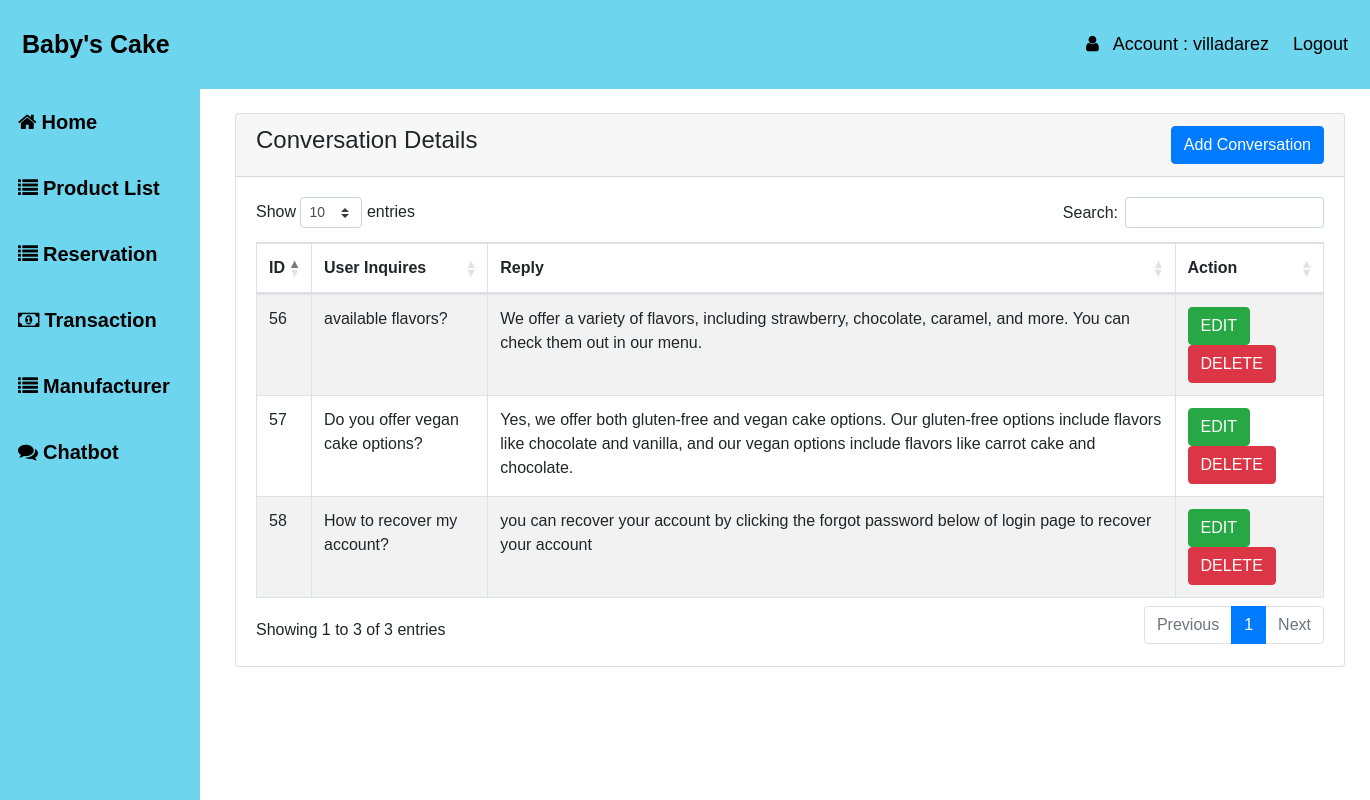
/chatbot.php (signed in), run on the app's committed database.
### tables this page shows
CREATE TABLE `users` (
  `id` int(10) NOT NULL,
  `username` varchar(50) NOT NULL,
  `password` varchar(50) NOT NULL,
  `email` varchar(50) NOT NULL,
  `firstname` varchar(50) NOT NULL,
  `lastname` varchar(50) NOT NULL,
  `permission` int(11) NOT NULL
);

CREATE TABLE `chatbot` (
  `id` int(50) NOT NULL,
  `queries` varchar(250) NOT NULL,
  `replies` varchar(250) NOT NULL
);

### chatbot.php (the view, shortened to what this page needs)
<?php
include("auth_session.php");
?>
<!DOCTYPE html>
<html>
<head>
    <link href="https://cdn.jsdelivr.net/npm/bootstrap@5.3.0-alpha1/dist/css/bootstrap.min.css" rel="stylesheet" >
    <link rel="stylesheet" href="https://stackpath.bootstrapcdn.com/bootstrap/4.2.1/css/bootstrap.min.css">
    <link rel="stylesheet" href="https://cdn.datatables.net/1.10.18/css/dataTables.bootstrap4.min.css">
    <link rel="stylesheet" type="text/css" href="css/css2.css">
    <link href="https://cdn.datatables.net/1.13.2/css/dataTables.bootstrap4.min.css" rel="stylesheet">
<link rel="stylesheet" href="https://cdnjs.cloudflare.com/ajax/libs/font-awesome/4.7.0/css/font-awesome.min.css">
</head>
<body>
<div class="header" id="header">
  <a href="#default" class="logo">Baby's Cake</a>
  <div class="header-right">
  <a href="#"><i class="fa fa-user" aria-hidden="true"></i> &nbsp; Account : <?php
$query = "SELECT lastname  FROM users WHERE username='{$_SESSION['username']}'";
$result = mysqli_query($conn, $query);
if (mysqli_num_rows($result) > 0) {
    $row = mysqli_fetch_assoc($result);
    $reservations = $row['lastname'];
    if ($reservations > 0) {
        echo $reservations;
    }
}
?></a>
    <a href="logout.php">Logout</a>
  </div>
</div>
<?php include 'header.php'; ?>
<div class="container mt-4" style="width:100%;margin-left:220px;">
        <div class="row">
            <div class="col-md-12">
                <div class="card">
                    <div class="card-header">
                        <h4>Conversation Details
                            <a href="function/addconvo.php" class="btn btn-primary float-end">Add Conversation</a>
                        </h4>
                    </div>
                    <div class="card-body">
                        <table class="table table-bordered table-striped" id="datatableid">
                            <thead>
                                <tr>
                                    <th>ID</th>
                                    <th>User Inquires</th>
                                    <th>Reply</th>
                                    <th>Action</th>
                                </tr>
                            </thead>
                            <tbody>
                                <?php
                                    $query = "SELECT * FROM chatbot";
                                    $query_run = mysqli_query($conn, $query);
                                    if(mysqli_num_rows($query_run) > 0)
                                    {
                                        foreach($query_run as $product)
                                        {
                                            ?>
                                            <tr>
                                                <td><?= $product['id']; ?></td>
                                                <td><?= $product['queries']; ?></td>
                                                <td><?= $product['replies']; ?></td>
                                                <td>
                                                    <button type="button" class="btn btn-success editbtn"> EDIT </button> &nbsp;
                                                    <button type="button" class="btn btn-danger deletebtn"> DELETE </button>
                                                </td>
                                            </tr>
                                            <?php
                                        }
                                    }
                                    else
                                    {
                                        echo "<h5> No Record Found </h5>";
                                    }
                                ?>
                            </tbody>
                        </table>
                    </div>
                </div>
            </div>
        </div>
    </div>
</body>
</html>

### css/css2.css (style rules this page uses)
* { box-sizing: border-box; }
body { margin: 0; font-family: Arial, Helvetica, sans-serif; overflow-x: hidden; }
.header { overflow: hidden; background-color:#6dd5ed; padding: 20px 10px; position: sticky; top: 0; z-index: 10; width: 100%; max-width: 100% }
.header a { float: left; color:black; text-align: center; padding: 12px; text-decoration: none; font-size: 18px; line-height: 25px; border-radius: 4px; }
.header a.logo { font-size: 25px; font-weight: bold; }
.header-right { float: right; }

### data on the page
users: lastname "villadarez"
chatbot: id "56", queries "available flavors?", replies "We offer a variety of flavors, including strawberry, chocolate, caramel, and more. You can check them out in our menu."
chatbot: id "57", queries "Do you offer vegan cake options?", replies "Yes, we offer both gluten-free and vegan cake options. Our gluten-free options include flavors like chocolate and vanilla, and our vegan options include flavors like carrot cake and chocolate."
chatbot: id "58", queries "How to recover my account?", replies "you can recover your account by clicking the forgot password below of login page to recover your account"
